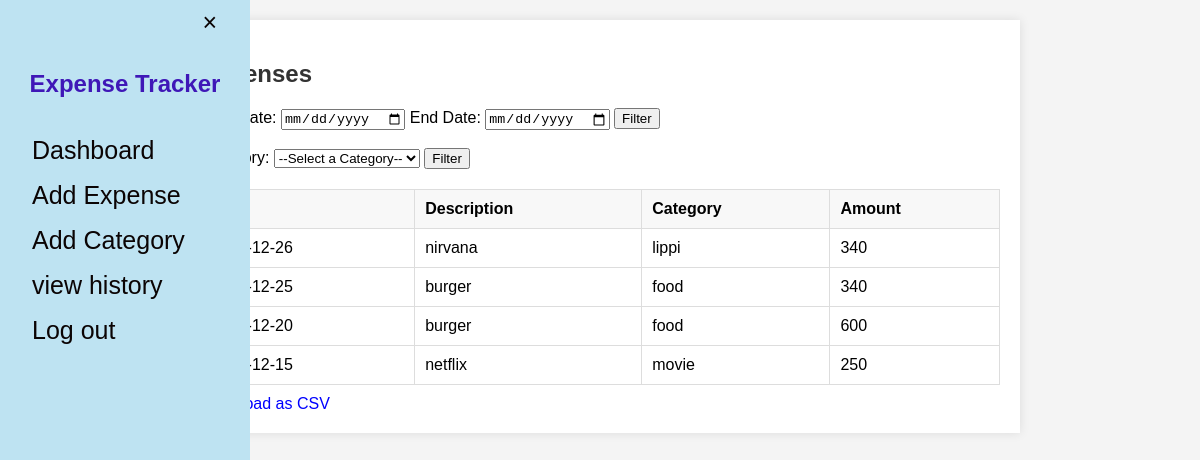
/pages/history.php (signed in), run on an earlier commit of the app's database.
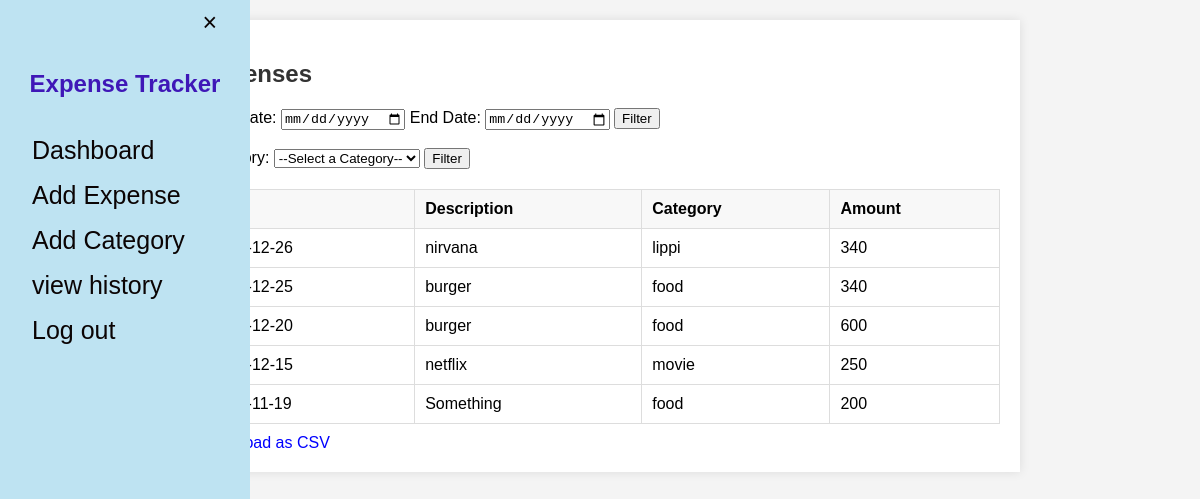
And on a later commit of the database.
### tables this page shows
CREATE TABLE `expense` (
  `id` int NOT NULL,
  `category` varchar(50) DEFAULT NULL,
  `tyme` varchar(50) DEFAULT NULL,
  `amount` varchar(50) DEFAULT NULL,
  `description` varchar(255) DEFAULT NULL,
  `person_id` int DEFAULT NULL,
  `location` varchar(100) NOT NULL,
  `pay_method` varchar(100) NOT NULL
);

### pages/history.php (the view, shortened to what this page needs)
<?php
require "../backend/db.php";
$query = "SELECT * FROM expense WHERE  person_id='$_SESSION[id]'  ORDER BY tyme DESC ";
$result = $conn->query($query);
$expenses = [];
while($row = $result->fetch_assoc()) {
    $expenses[] = $row;
}
?>
<!DOCTYPE html>
<html lang="en">
<head>
    <link rel="stylesheet" href="../css/main.css">
</head>
<body>
    <?php include "../pages/menu.php" ?>
    <div class="dashboard">
    <div class="expense-list">
        <h2>Expenses</h2>
        <form action="#" method="POST">
            <label for="start-date">Start Date: </label>
            <input type="date" name="startdate" id="start-date">
            <label for="end-date">End Date: </label>
            <input type="date" name="enddate" id="end-date">
            <input type="submit" value="Filter">
        </form>
        <br>
        <form action="#" method="POST">
        <label for="category">Category:</label>
       <select id="Category" name="category" required>
           <option value="">--Select a Category--</option>
        </select>
            <input type="submit" value="Filter">
        </form>
        <table>
            <thead>
                <tr>
                    <th>Date</th>
                    <th>Description</th>
                    <th>Category</th>
                    <th>Amount</th>
                </tr>
            </thead>
            <tbody>
                <?php
                if ($_SERVER['REQUEST_METHOD'] === 'POST') {
                    if (isset($_POST['category']) && $_POST['category'] !== 'All') {
                        $filteredExpenses = array_filter($expenses, function($expense) {
                            return strtolower($expense['category']) === strtolower($_POST['category']);
                        });
                    }
                    elseif(isset($_POST['startdate']) && isset($_POST['enddate'])) {
                        $filteredExpenses = array_filter($expenses, function($expense) {
                            $startDate = date_create($_POST['startdate']);
                            $endDate = date_create($_POST['enddate']);
                            $expenseDate = date_create($expense['tyme']);
                            return ($expenseDate >= $startDate && $expenseDate <= $endDate);
                        });
                    }else{
                        $filteredExpenses = $expenses;
                    }
                } else {
                    $filteredExpenses = $expenses;
                }
                foreach($filteredExpenses as $expense): ?>
                    <tr>
                        <td><?php echo htmlspecialchars($expense['tyme']); ?></td>
                        <td><?php echo htmlspecialchars($expense['description']); ?></td>
                        <td><?php echo htmlspecialchars($expense['category']); ?></td>
                        <td><?php echo htmlspecialchars($expense['amount']); ?></td>
                    </tr>
                <?php endforeach; ?>
            </tbody>
        </table>
        <?php
            $categoryParam = '';
            $dateParams = '';
            $queryParams = array_filter([$categoryParam, $dateParams]);
            $queryString = !empty($queryParams) ? '?' . implode('&', $queryParams) : '';
            echo '<a href="../backend/download_expenses.php' . $queryString . '">Download as CSV</a>';
        ?>
    </div>
    </div>
</body>
</html>

What changed in the data, as far as the page shows it:
added expense: tyme "2023-11-19", description "Something", category "food", amount "200"
